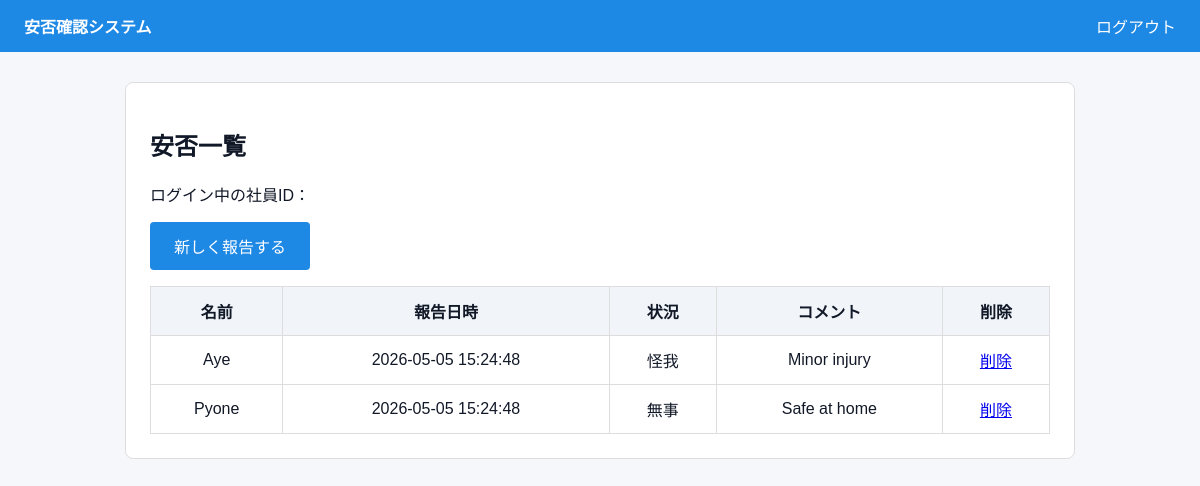
/self_reports.php, run on the app's committed database.
### tables this page shows
CREATE TABLE safety_reports (
    report_id INT AUTO_INCREMENT PRIMARY KEY,
    employee_id VARCHAR(10),
    status VARCHAR(20) NOT NULL,
    comment TEXT,
    report_time DATETIME NOT NULL,
    FOREIGN KEY (employee_id) REFERENCES employees(employee_id)
);

CREATE TABLE employees (
    employee_id VARCHAR(10) PRIMARY KEY,
    name VARCHAR(50) NOT NULL,
    email VARCHAR(100) NOT NULL UNIQUE,
    password VARCHAR(255) NOT NULL,
    department_id VARCHAR(10),
    role VARCHAR(10) NOT NULL,
    FOREIGN KEY (department_id) REFERENCES departments(department_id)
);

### self_reports.php (the view, shortened to what this page needs)
<?php
require_once 'db.php';
try {
   $stmt = $pdo->query("
SELECT
    safety_reports.*,
    employees.name
FROM safety_reports
JOIN employees
ON safety_reports.employee_id = employees.employee_id
ORDER BY report_time DESC
");
    $stmt->setFetchMode(PDO::FETCH_ASSOC);
    $safety_reports = $stmt->fetchAll(PDO::FETCH_ASSOC);
} catch (PDOException $e) {
    die("データの取得に失敗しました：" . htmlspecialchars($e->getMessage()));
}
?>
<!DOCTYPE html>
<html lang="ja">
<head>
    <link rel="stylesheet" href="style.css">
</head>
<body>
    <div class="header">
        <strong>安否確認システム</strong>
        <a href="logout.php">ログアウト</a>
    </div>
    <div class="container">
        <h2>安否一覧</h2>
        <p>ログイン中の社員ID：
        </p>
        <a class="btn" href="report.php">新しく報告する</a>
        <table border="1" cellpadding="8">
            <tr>
                <th>名前</th>
                <th>報告日時</th>
                <th>状況</th>
                <th>コメント</th>
                <th>削除</th>
            </tr>
            <?php if (!empty($safety_reports)): ?>
                <?php foreach ($safety_reports as $report): ?>
                    <tr>
                        <td><?= htmlspecialchars($report["name"]) ?></td>
                        <td><?= htmlspecialchars($report["report_time"]) ?></td>
                        <td><?= htmlspecialchars($report["status"]) ?></td>
                        <td><?= htmlspecialchars($report["comment"]) ?></td>
                        <td>
                            <a href="delete_report.php?id=<?= $report["report_id"] ?>"
                            onclick="return confirm('削除しますか？')">
                            削除
                            </a>
                        </td>
                    </tr>
                <?php endforeach; ?>
            <?php else: ?>
                <tr>
                    <td colspan="3">データがありません</td>
                </tr>
            <?php endif; ?>
        </table>
    </div>
</body>
</html>

### style.css (style rules this page uses)
body { margin: 0; font-family: Arial, "Noto Sans JP", sans-serif; background: #f5f7fa; color: #111827; }
.header { background: #1e88e5; color: white; padding: 14px 24px; display: flex; justify-content: space-between; align-items: center; }
.header a { color: white; text-decoration: none; }
.container { max-width: 900px; margin: 30px auto; background: white; padding: 24px; border-radius: 8px; border: 1px solid #ddd; }
button, .btn { background: #1e88e5; color: white; border: none; padding: 12px 24px; border-radius: 4px; cursor: pointer; text-decoration: none; display: inline-block; }
table { width: 100%; border-collapse: collapse; margin-top: 16px; }
th, td { border: 1px solid #ddd; padding: 12px; text-align: center; }
th { background: #f1f5f9; }

### data on the page
safety_reports: employee.name "Aye", report_time "2026-05-05 15:24:48", status "怪我", comment "Minor injury"
safety_reports: employee.name "Pyone", report_time "2026-05-05 15:24:48", status "無事", comment "Safe at home"
